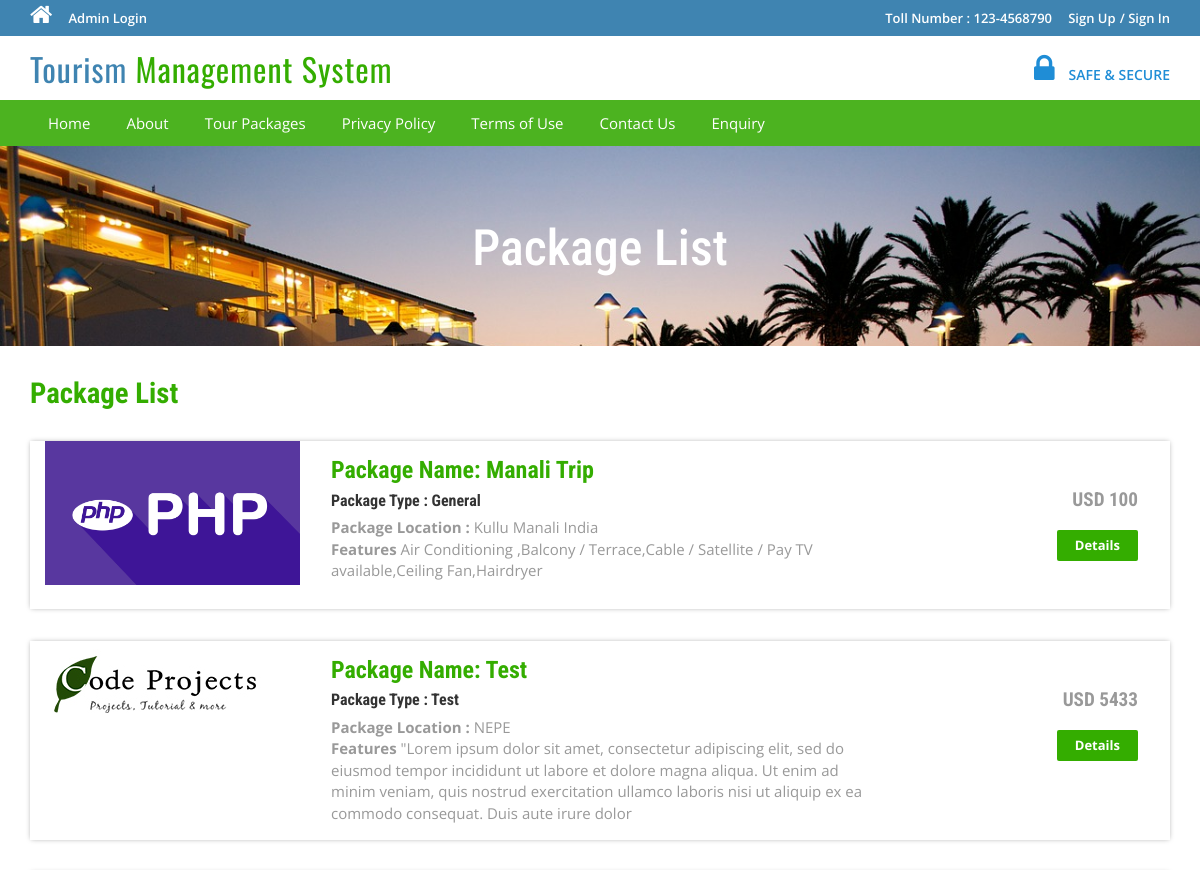
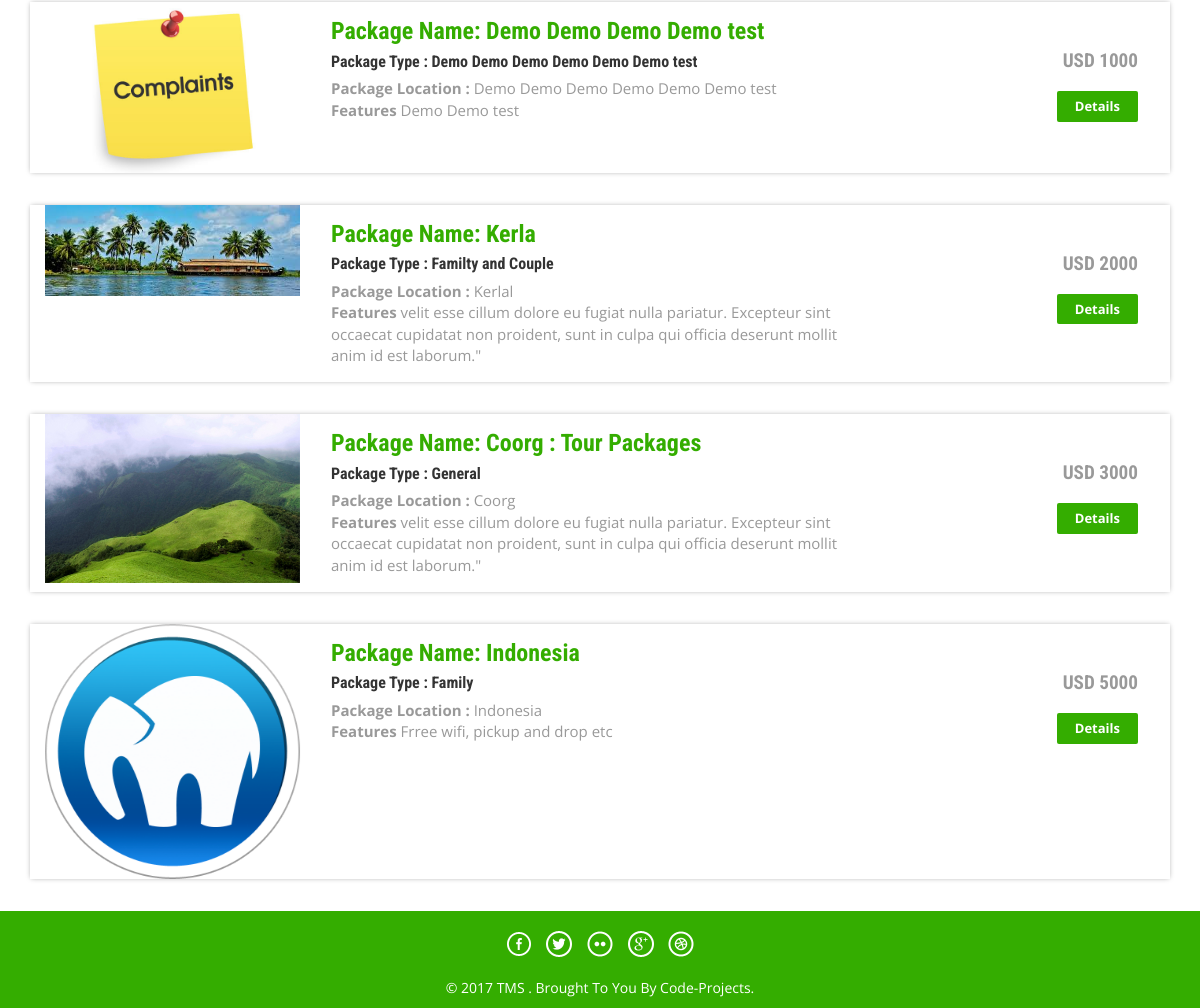
The app's page /package-list.php with its own data (2 pictures, top to bottom).
### tables this page shows
CREATE TABLE IF NOT EXISTS `tbltourpackages` (
  `PackageId` int(11) NOT NULL,
  `PackageName` varchar(200) NOT NULL,
  `PackageType` varchar(150) NOT NULL,
  `PackageLocation` varchar(100) NOT NULL,
  `PackagePrice` int(11) NOT NULL,
  `PackageFetures` varchar(255) NOT NULL,
  `PackageDetails` mediumtext NOT NULL,
  `PackageImage` varchar(100) NOT NULL,
  `Creationdate` timestamp NOT NULL DEFAULT CURRENT_TIMESTAMP,
  `UpdationDate` timestamp NULL DEFAULT '0000-00-00 00:00:00' ON UPDATE CURRENT_TIMESTAMP
);

### package-list.php (the view, shortened to what this page needs)
<?php
include('includes/config.php');
?>
<!DOCTYPE HTML>
<html>
<head>
<link href="css/bootstrap.css" rel='stylesheet' type='text/css' />
<link href="css/style.css" rel='stylesheet' type='text/css' />
<link href="css/font-awesome.css" rel="stylesheet">
<link href="css/animate.css" rel="stylesheet" type="text/css" media="all">
</head>
<body>
<?php include('includes/header.php');?>
<div class="banner-3">
	<div class="container">
		<h1 class="wow zoomIn animated animated" data-wow-delay=".5s" style="visibility: visible; animation-delay: 0.5s; animation-name: zoomIn;"> Package List</h1>
	</div>
</div>
<div class="rooms">
	<div class="container">
		<div class="room-bottom">
			<h3>Package List</h3>
<?php $sql = "SELECT * from tbltourpackages";
$query = $dbh->prepare($sql);
$query->execute();
$results=$query->fetchAll(PDO::FETCH_OBJ);
if($query->rowCount() > 0)
{
foreach($results as $result)
{	?>
			<div class="rom-btm">
				<div class="col-md-3 room-left wow fadeInLeft animated" data-wow-delay=".5s">
					<img src="admin/pacakgeimages/<?php echo htmlentities($result->PackageImage);?>" class="img-responsive" alt="">
				</div>
				<div class="col-md-6 room-midle wow fadeInUp animated" data-wow-delay=".5s">
					<h4>Package Name: <?php echo htmlentities($result->PackageName);?></h4>
					<h6>Package Type : <?php echo htmlentities($result->PackageType);?></h6>
					<p><b>Package Location :</b> <?php echo htmlentities($result->PackageLocation);?></p>
					<p><b>Features</b> <?php echo htmlentities($result->PackageFetures);?></p>
				</div>
				<div class="col-md-3 room-right wow fadeInRight animated" data-wow-delay=".5s">
					<h5>USD <?php echo htmlentities($result->PackagePrice);?></h5>
					<a href="package-details.php?pkgid=<?php echo htmlentities($result->PackageId);?>" class="view">Details</a>
				</div>
				<div class="clearfix"></div>
			</div>
<?php }} ?>
		</div>
	</div>
</div>
<?php include('includes/footer.php');?>
</body>
</html>

### includes/header.php (shortened to what this page needs)
<?php if($_SESSION['login'])
{?>
<div class="top-header">
	<div class="container">
		<ul class="tp-hd-lft wow fadeInLeft animated" data-wow-delay=".5s">
			<li class="hm"><a href="index.html"><i class="fa fa-home"></i></a></li>
			<li class="prnt"><a href="profile.php">My Profile</a></li>
				<li class="prnt"><a href="change-password.php">Change Password</a></li>
			<li class="prnt"><a href="tour-history.php">My Tour History</a></li>
			<li class="prnt"><a href="issuetickets.php">Issue Tickets</a></li>
		</ul>
		<ul class="tp-hd-rgt wow fadeInRight animated" data-wow-delay=".5s">
			<li class="tol">Welcome :</li>
			<li class="sig"><?php echo htmlentities($_SESSION['login']);?></li>
			<li class="sigi"><a href="logout.php" >/ Logout</a></li>
        </ul>
		<div class="clearfix"></div>
	</div>
</div><?php } else {?>
<div class="top-header">
	<div class="container">
		<ul class="tp-hd-lft wow fadeInLeft animated" data-wow-delay=".5s">
			<li class="hm"><a href="index.php"><i class="fa fa-home"></i></a></li>
				<li class="hm"><a href="admin/index.php">Admin Login</a></li>
		</ul>
		<ul class="tp-hd-rgt wow fadeInRight animated" data-wow-delay=".5s">
			<li class="tol">Toll Number : 123-4568790</li>
			<li class="sig"><a href="#" data-toggle="modal" data-target="#myModal" >Sign Up</a></li>
			<li class="sigi"><a href="#" data-toggle="modal" data-target="#myModal4" >/ Sign In</a></li>
        </ul>
		<div class="clearfix"></div>
	</div>
</div>
<?php }?>
<div class="header">
	<div class="container">
		<div class="logo wow fadeInDown animated" data-wow-delay=".5s">
			<a href="index.php">Tourism <span>Management System</span></a>
		</div>
		<div class="lock fadeInDown animated" data-wow-delay=".5s">
			<li><i class="fa fa-lock"></i></li>
            <li><div class="securetxt">SAFE &amp; SECURE </div></li>
		</div>
		<div class="clearfix"></div>
	</div>
</div>
<div class="footer-btm wow fadeInLeft animated" data-wow-delay=".5s">
	<div class="container">
	<div class="navigation">
			<nav class="navbar navbar-default">
				<div class="collapse navbar-collapse nav-wil" id="bs-example-navbar-collapse-1">
					<nav class="cl-effect-1">
						<ul class="nav navbar-nav">
							<li><a href="index.php">Home</a></li>
							<li><a href="page.php?type=aboutus">About</a></li>
								<li><a href="package-list.php">Tour Packages</a></li>
								<li><a href="page.php?type=privacy">Privacy Policy</a></li>
								<li><a href="page.php?type=terms">Terms of Use</a></li>
								<li><a href="page.php?type=contact">Contact Us</a></li>
								<?php if($_SESSION['login'])
{?>
								<li>Need Help?<a href="#" data-toggle="modal" data-target="#myModal3"> / Write Us </a>  </li>
								<?php } else { ?>
								<li><a href="enquiry.php"> Enquiry </a>  </li>
								<?php } ?>
								<div class="clearfix"></div>
						</ul>
					</nav>
				</div>
			</nav>
		</div>
	</div>
</div>

### includes/footer.php
<div class="copy-right">
	<div class="container">
		<div class="footer-social-icons wow fadeInDown animated animated" data-wow-delay=".5s" style="visibility: visible; animation-delay: 0.5s; animation-name: fadeInDown;">
			<ul>
				<li><a class="facebook" href="https://code-projects.org/"><span>Facebook</span></a></li>
				<li><a class="twitter" href="https://code-projects.org/"><span>Twitter</span></a></li>
				<li><a class="flickr" href="https://code-projects.org/"><span>Flickr</span></a></li>
				<li><a class="googleplus" href="https://code-projects.org/"><span>Google+</span></a></li>
				<li><a class="dribbble" href="https://code-projects.org/"><span>Dribbble</span></a></li>
			</ul>
		</div>
		<p class="wow zoomIn animated animated" data-wow-delay=".5s" style="visibility: visible; animation-delay: 0.5s; animation-name: zoomIn;">© 2017 TMS . Brought To You By <a href="https://code-projects.org/">Code-Projects. </a></p>
	</div>
</div>

### css/style.css (style rules this page uses)
html, body { font-size: 100%; background: #fff; font-family: 'Open Sans', sans-serif; }
body a,.grid_1,plan_1,plan_1.one,plan_1.two,i.icon1, i.icon2, i.icon3, i.icon4, i.icon5, i.icon6 { transition:0.5s all; -webkit-transition:0.5s all; -moz-transition:0.5s all; -o-transition:0.5s all; -ms-transition:0.5s all; }
h1,h2,h3,h4,h5,h6 { margin:0; font-family: 'Roboto Condensed', sans-serif; }
p { margin:0; }
ul { margin:0; padding:0; }
.logo a { color: #3F84B1; letter-spacing: 1px; font-size: 2em; font-weight: 400; display: block; text-decoration: none; font-family: 'Oswald', sans-serif; }
.logo span { color:#34ad00; }
i.fa.fa-home { font-size: 24px; }
.top-header { background-color: #3F84B1; border-bottom: 0 none; height: 36px; line-height: 35px; }
ul.tp-hd-lft { float: left; }
ul.tp-hd-lft li { display: inline-block; }
li.hm,li.prnt { margin-right: 12px; }
ul.tp-hd-lft a { font-size: 13px; font-weight: 600; color:#fff; }
ul.tp-hd-rgt { float:right; }
ul.tp-hd-rgt li { display: inline-block; font-size: 13px; font-weight: 600; color:#fff; }
ul.tp-hd-rgt a { font-size: 13px; font-weight: 600; color:#fff; }
li.ned,li.wrt,li.tol { margin-right: 12px; }
.header { background-color: #fff; margin: 0; padding: 10px 0 8px; }
.logo a { display: block; }
.logo { float: left; margin-right: 60px; }
.lock { float: right; margin-top: 7px; }
.securetxt { color: #1f8dd6; line-height: 18px; margin-top: 0px; font-size: 14px; font-weight:600; }
.lock li { display: inline-block; }
i.fa.fa-lock { color:#1f8dd6; font-size: 2em; padding-right: 10px; }
.footer-btm li { display: inline-block; margin: 0 10px; font-size: 14px; color: #fff; }
.footer-btm li a { font-size: 15px; color: #fff; display: inline-block; padding: 5px 8px; }
.footer-btm { background:#4CB320; padding: 0.5em 0; text-align:center; }
.copy-right p { color:#fff; font-size:14px; line-height: 1.8em; }
.copy-right p a { color: #fff; }
.copy-right { background:#34ad00; text-align: center; padding: 0.5em 0; }
a.view { padding: 6px 18px; font-weight: 700; color: #fff; background-color: #34ad00; border: 0; font-size: 13px; border-radius: 2px; -webkit-transition: all .2s; -moz-transition: all .2s; transition: all .2s; margin-top: 20px; display: inline-block; }
.banner-3 { background: url(../images/6.jpg)no-repeat; background-size: cover; -webkit-background-size: cover; -o-background-size: cover; -ms-background-size: cover; -moz-background-size: cover; min-height:200px; }
.banner-3 h1 { font-size: 50px; margin-bottom: 40px; padding: 1.5em 0 0; text-align: center; color: #fff; }
.rom-btm { margin-top: 2em; box-shadow: 0px 0px 5px -1px rgba(0, 0, 0, 0.37); }
.room-bottom h3 { font-size: 1.8em; font-weight: 700; color: #34ad00; }
.room-bottom { padding: 2em 0; }
.rom-btm h4 { font-size: 1.5em; font-weight: 700; color: #34ad00; }
.rom-btm p { font-size: 15px; color: #999; }
.rom-btm h6 { font-size: 1em; font-weight: 700; margin: 0.5em 0; }
.room-right { text-align: right; padding: 3em 2em; }
.room-midle { padding: 1em; }
.rom-btm h5 { font-size: 1.2em; font-weight: 700; color: #999; }
.footer-social-icons ul li { display:inline-block; margin:0 0.2em; }
.footer-social-icons ul li a { width:30px; height:30px; background:url('../images/img-sprite.png') no-repeat 0px 0px; display:inline-block; position: relative; }
.footer-social-icons ul li a.facebook { background-position:0px 0px; }
.footer-social-icons ul li a.twitter { background-position:-30px 0px; }
.footer-social-icons ul li a.flickr { background-position:-60px 0px; }
.footer-social-icons ul li a.googleplus { background-position:-90px 0px; }
.footer-social-icons ul li a.dribbble { background-position:-120px 0px; }
.footer-social-icons { margin: 10px 0 10px; }
.navbar-default { background-color: #4CB320 !important; border-color: #4CB320 !important; }
.navbar { min-height: 0px !important; margin-bottom:0px !important; border-radius:0px !important; border: none !important; }
ul.nav.navbar-nav li a { font-size: 15px ; color: #fff; display: inline-block; padding: 5px 8px; }
.navbar-collapse { padding-right: 0px !important; padding-left: 0px !important; }

### records on screen
tbltourpackages: PackageImage (picture), PackageName "Manali Trip", PackageType "General", PackageLocation "Kullu Manali India", PackageFetures "Air Conditioning ,Balcony / Terrace,Cable / Satellite / Pay TV available,Ceiling Fan,Hairdryer", PackagePrice "100"
tbltourpackages: PackageImage (picture), PackageName "Test", PackageType "Test", PackageLocation "NEPE", PackageFetures "\"Lorem ipsum dolor sit amet, consectetur adipiscing elit, sed do eiusmod tempor incididunt ut labore et dolore magna aliqua. Ut enim ad minim veniam, quis nostrud exercitation ullamco laboris nisi ut aliquip ex ea commodo consequat. Duis aute irure dolor", PackagePrice "5433"
tbltourpackages: PackageImage (picture), PackageName "Demo Demo Demo Demo test", PackageType "Demo Demo Demo Demo Demo Demo test", PackageLocation "Demo Demo Demo Demo Demo Demo test", PackageFetures "Demo Demo test", PackagePrice "1000"
tbltourpackages: PackageImage (picture), PackageName "Kerla", PackageType "Familty and Couple", PackageLocation "Kerlal", PackageFetures "velit esse cillum dolore eu fugiat nulla pariatur. Excepteur sint occaecat cupidatat non proident, sunt in culpa qui officia deserunt mollit anim id est laborum.\"", PackagePrice "2000"
tbltourpackages: PackageImage (picture), PackageName "Coorg : Tour Packages", PackageType "General", PackageLocation "Coorg", PackageFetures "velit esse cillum dolore eu fugiat nulla pariatur. Excepteur sint occaecat cupidatat non proident, sunt in culpa qui officia deserunt mollit anim id est laborum.\"", PackagePrice "3000"
tbltourpackages: PackageImage (picture), PackageName "Indonesia", PackageType "Family", PackageLocation "Indonesia", PackageFetures "Frree wifi, pickup and drop etc", PackagePrice "5000"
